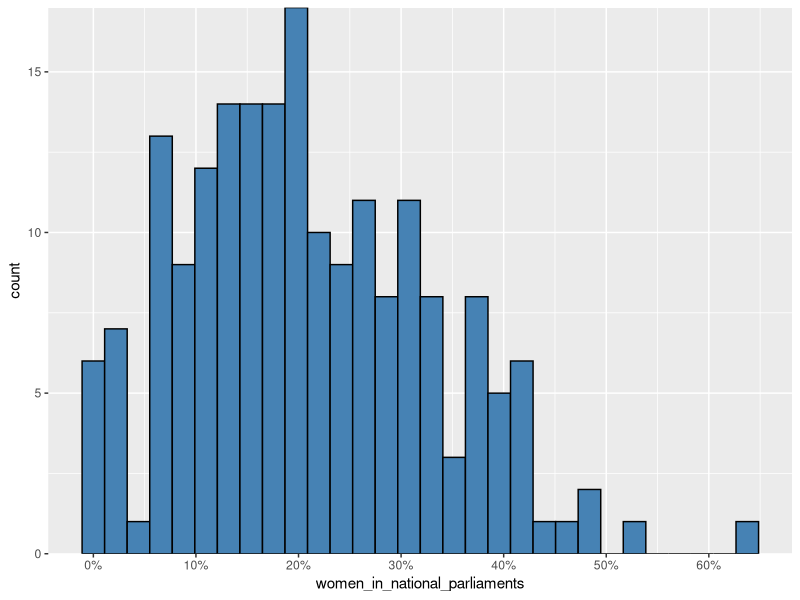

This figure's R source:
library(tidyverse)
library(scales)

world_bank_countries <- read_csv("data/world_bank_countries.csv")

world_bank_countries %>% 
  filter(year == 2016) %>%
  ggplot(data = .,
         mapping = aes(x = women_in_national_parliaments)) + 
  geom_histogram(fill = "steelblue", color = "black",
                 bins = 30) +
  scale_x_continuous(labels = label_percent(scale = 1),
                     # n.breaks = 10,
                     breaks = seq(0, 60, 10)) +
  scale_y_continuous(expand = expansion(0),
                     breaks = seq(0, 15, 5))
